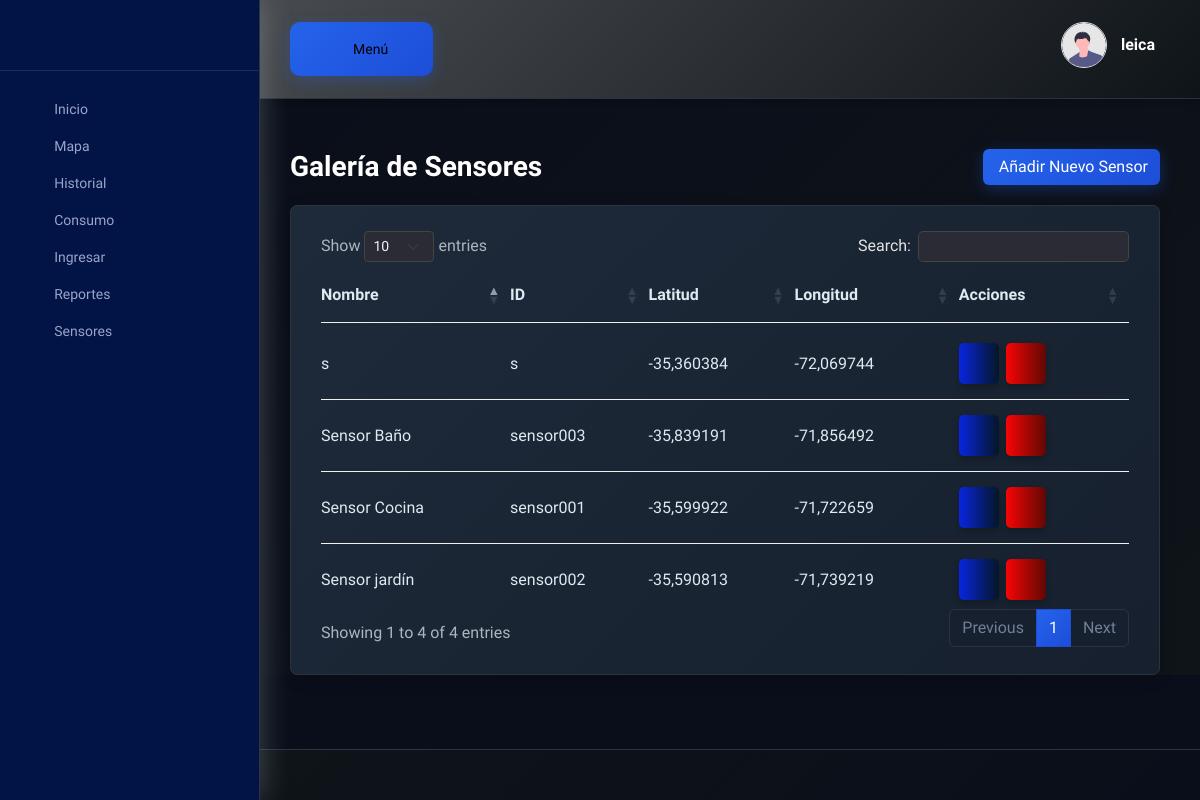
The app's page /sensores/ (signed in) with its own data.
### sensores/models.py (models this page shows, shortened)
class Dispositivo(models.Model):
    usuario = models.ForeignKey(Usuario, on_delete=models.CASCADE, related_name="dispositivos")
    id_dispositivo_mqtt = models.CharField(max_length=100, unique=True, help_text="El ID único usado en los mensajes MQTT")
    nombre = models.CharField(max_length=100, blank=True)
    limite_flujo_excesivo = models.FloatField(null=True, blank=True)
    latitud = models.FloatField(null=True, blank=True)
    longitud = models.FloatField(null=True, blank=True)

### sensores/views.py (the view)
# urls.py: path('sensores/', sensores_views.lista_sensores_view, name='lista_sensores'),
@login_required
def lista_sensores_view(request):
    sensores = Dispositivo.objects.filter(usuario__usuario=request.user)
    context = {
        'sensores': sensores
    }
    return render(request, 'sensores/dashboard_sensores.html', context)

### templates/sensores/dashboard_sensores.html (shortened to what this page needs)
{% extends "base/base_dashboard.html" %}
{% load static %}
{% block page_styles %}
  <link rel="stylesheet" href="https://cdn.datatables.net/1.13.6/css/dataTables.bootstrap5.min.css" />
{% endblock %}
{% block dashboard_content %}
  <div class="title-wrapper pt-30 mb-20 d-flex justify-content-between align-items-center">
    <div class="row align-items-center">
      <div class="col-md-12">
        <h2>Galería de Sensores</h2>
      </div>
    </div>
    <a href="{% url 'ingreso_pagina' %}" class="btn btn-primary">
       Añadir Nuevo Sensor
    </a>
  </div>
  <div class="card-style">
    <div class="card-body">
      <div class="table-responsive">
        <table id="sensoresTabla" class="table table-hover">
          <thead>
            <tr>
              <th>Nombre</th>
              <th>ID</th>
              <th>Latitud</th>
              <th>Longitud</th>
              <th>Acciones</th>
            </tr>
          </thead>
          <tbody>
            {% for sensor in sensores %}
            <tr>
              <td>{{ sensor.nombre|default:"Sin Nombre" }}</td>
              <td>{{ sensor.id_dispositivo_mqtt }}</td>
              <td>{{ sensor.latitud|default:"N/A" }}</td>
              <td>{{ sensor.longitud|default:"N/A" }}</td>
              <td>
                <a href="{% url 'editar_sensor' id_mqtt=sensor.id_dispositivo_mqtt %}" class="btn btn-artista-azul" style="margin-right: 3px;" title="Editar">
                </a>
                <a href="{% url 'eliminar_sensor' id_mqtt=sensor.id_dispositivo_mqtt %}" class="btn btn-artista-rojo" title="Eliminar">
                </a>
              </td>
            </tr>
            {% empty %}
            <tr>
              <td colspan="5" class="text-center text-muted">No tiene sensores registrados.</td>
            </tr>
            {% endfor %}
          </tbody>
        </table>
      </div>
    </div>
  </div>
{% endblock %}

### templates/base/base_dashboard.html (shortened to what this page needs)
{% load static %}
<!DOCTYPE html>
<html lang="es">
<head>
    <link rel="stylesheet" href="{% static 'assets/css/bootstrap.min.css' %}" />
    <link href="https://cdn.lineicons.com/4.0/lineicons.css" rel="stylesheet" />
    <link rel="stylesheet" href="{% static 'assets/css/main.css' %}" />
    <link rel="stylesheet" href="{% static 'css/dashboard-dark-blue.css' %}" />
    <link rel="stylesheet" href="{% static 'estilocss/style.css' %}" />
    {% block page_styles %}{% endblock %}
</head>
<body>
  <aside class="sidebar-nav-wrapper">
    <div class="sidebar-logo">
      </div>
      <nav class="sidebar-nav">
        <ul>
            <li class="nav-item">
                <a href="{% url 'post_login' %}">
                    <span class="icon"></span>
                    <span class="text">Inicio</span>
                </a>
            </li>
            <li class="nav-item">
                <a href="{% url 'mapa_pagina' %}">
                    <span class="icon"></span>
                    <span class="text">Mapa</span>
                </a>
            </li>
            <li class="nav-item">
                <a href="{% url 'historial_pagina' %}">
                    <span class="icon"></span>
                    <span class="text">Historial</span>
                </a>
            </li>
            <li class="nav-item">
                <a href="{% url 'consumo_pagina' %}">
                    <span class="icon"></span>
                    <span class="text">Consumo</span>
                </a>
            </li>
            <li class="nav-item">
                <a href="{% url 'ingreso_pagina' %}">
                    <span class="icon"></span>
                    <span class="text">Ingresar</span>
                </a>
            </li>
            <li class="nav-item">
                <a href="{% url 'reportes_pagina' %}">
                    <span class="icon"></span>
                    <span class="text">Reportes</span>
                </a>
            </li>
            <li class="nav-item">
              <a href="{% url 'lista_sensores' %}"> <span class="icon"></span>
                  <span class="text">Sensores</span>
              </a>
            </li>
        </ul>
      </nav>
  </aside>
  <main class="main-wrapper">
    <header class="header">
      <div class="container-fluid">
        <div class="row">
          <div class="col-lg-5 col-md-5 col-6">
            <div class="header-left d-flex align-items-center">
              <button style="border-radius: 10px;" id="menu-toggle" class="main-btn rounded-10" aria-label="Alternar menú" aria-expanded="false">
                 Menú
              </button>
            </div>
          </div>
          <div class="col-lg-7 col-md-7 col-6">
            <div class="header-right">
              <div class="profile-box">
                <button class="dropdown-toggle bg-transparent border-0" type="button" id="profile" data-bs-toggle="dropdown" aria-haspopup="true" aria-expanded="false" aria-label="Abrir menú de perfil">
                  <div class="profile-info">
                    <div class="info">
                      <div class="image">
                        <img src="{% static 'img/undraw_profile.svg' %}" alt="Profile" />
                      </div>
                      <div>
                        <h6>{{user.username}}</h6>
                      </div>
                    </div>
                  </div>
                </button>
              </div>
            </div>
          </div>
        </div>
      </div>
    </header>
    <section class="section">
      <div class="container-fluid">
        {% block dashboard_content %}
          {% endblock %}
      </div>
    </section>
    <footer class="footer">
    </footer>
  </main>
</body>
</html>

### static/css/dashboard-dark-blue.css (style rules this page uses)
body { background: #0a0e1a; color: #e0e8f0; }
.section { background: linear-gradient(135deg, #0a0e1a 0%, #0f1419 100%); }
.sidebar-nav-wrapper { background: linear-gradient(180deg, #1a2332 0%, #0f1419 100%); border-right: 1px solid #2a3441; }
.header { background: linear-gradient(135deg, #484b4f 0%, #0f1419 100%); border-bottom: 1px solid #2a3441; box-shadow: 0 2px 10px rgba(0,0,0,0.3); }
.icon-card, .card-style { background: linear-gradient(135deg, #1e2a3a 0%, #16202e 100%); border: 1px solid #2a3441; box-shadow: 0 4px 15px rgba(0,0,0,0.2); }
.btn-primary { background: linear-gradient(135deg, #2563eb 0%, #1d4ed8 100%); border: none; box-shadow: 0 4px 15px rgba(37,99,235,0.3); }
h2, h3, h4, h5, h6 { color: #e0e8f0; }
.footer { background: linear-gradient(135deg, #0f1419 0%, #0a0e1a 100%); border-top: 1px solid #2a3441; }
.main-btn { background: linear-gradient(135deg, #2563eb 0%, #1d4ed8 100%); border: none; box-shadow: 0 4px 15px rgba(37,99,235,0.3); }
.card-body, .card-body p { color: #e3e3e3; }
h1, h2, h3, h4, h5, h6, .card-title, .card-header h6 { color: #ffffff; }

### static/estilocss/style.css (style rules this page uses)
.btn-artista-azul { position: relative; display: inline-block; padding: 10px 20px; font-size: 14px; font-weight: 600; color: white; text-align: center; text-decoration: none; background: linear-gradient(90deg, #0825df, #051627); border: none; border-radius: 5px; overflow: hidden; cursor: pointer; transition: all 0.3s ease; box-shadow: 0 4px 6px rgba(0, 0, 0, 0.2); }
.btn-artista-rojo { position: relative; display: inline-block; padding: 10px 20px; font-size: 14px; font-weight: 600; color: white; text-align: center; text-decoration: none; background: linear-gradient(90deg, #f70505, #600803); border: none; border-radius: 5px; overflow: hidden; cursor: pointer; transition: all 0.3s ease; box-shadow: 0 4px 6px rgba(0, 0, 0, 0.2); }

### templates/base/base_dashboard.html (style rules this page uses)
.sidebar-nav-wrapper { position: fixed; top: 0; left: 0; height: 100vh; overflow-y: auto; width: 260px; background: #021446; z-index: 999; }
.section { padding-top: 20px; }

### templates/sensores/dashboard_sensores.html (style rules this page uses)
.table { color: #e0e8f0; }

### records on screen
Dispositivo: nombre "Sensor Baño", id_dispositivo_mqtt "sensor003", latitud "-35,839191", longitud "-71,856492"
Dispositivo: nombre "Sensor jardín", id_dispositivo_mqtt "sensor002", latitud "-35,590813", longitud "-71,739219"
Dispositivo: nombre "Sensor Cocina", id_dispositivo_mqtt "sensor001", latitud "-35,599922", longitud "-71,722659"
Dispositivo: nombre "s", id_dispositivo_mqtt "s", latitud "-35,360384", longitud "-72,069744"

### other values on screen
{{ user.username }} "leica"
